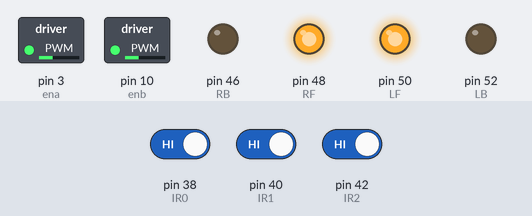
This sketch was run on a simulated Arduino Mega 2560, built with avr-gcc and run on an emulated ATmega2560. Parts: switched loads named in the sketch (green lamp = pin HIGH), output pins drawn as LEDs (lit = HIGH). Inputs (shaded band) come from the test bench; at power-on: pin 38 (IR0) HIGH, pin 40 (IR1) HIGH, pin 42 (IR2) HIGH.

Above: at 1.2 s.
1.3 s: pin 38 (IR0) driven LOW
At 2.5 s:
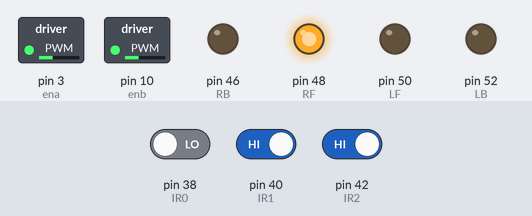
2.8 s: pin 38 (IR0) driven HIGH
At 3.7 s:
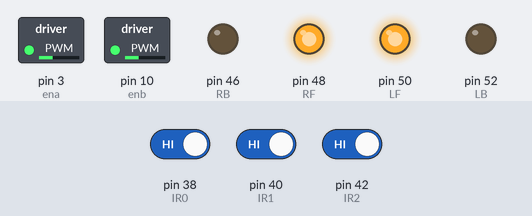
4.3 s: pin 40 (IR1) driven LOW
At 4.9 s:
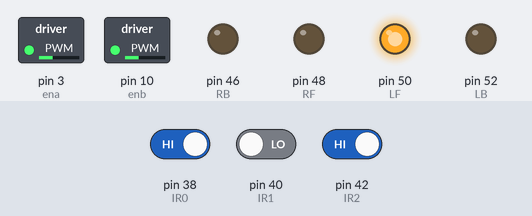
5.8 s: pin 40 (IR1) driven HIGH
At 7.2 s:
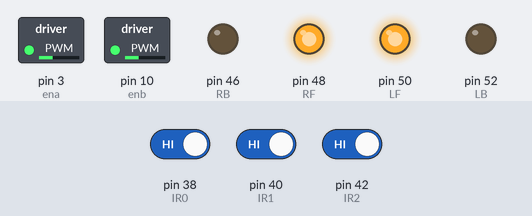
Timing chart, 0 to 8.3 s (numbered marks = the images above; inputs shaded):
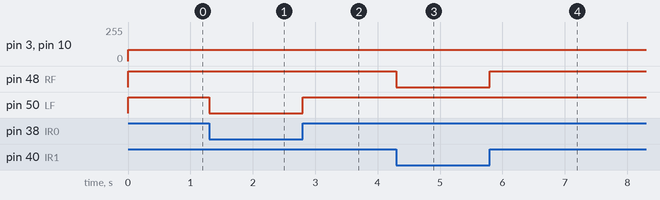

The sketch:

LFfinalcode.ino
```cpp
const int W = 0;
const int B = 1;
const int ena = 3;
const int enb =10;
const int motospeed =85;
//const int motospeed1 = 100;
int lastState=0;
//sensor pins
const int IR0 = 38;
const int IR1 = 40;
const int IR2 = 42;


//Motor control pins-

const int RB = 46 ; //right forward
const int RF = 48; // right backward
const int LF = 50; //left forward
const int LB = 52; //left backward

void forward(){
  digitalWrite(RF, HIGH);
  digitalWrite(RB, LOW);
  digitalWrite(LF, HIGH);
  digitalWrite(LB, LOW);
  //Serial.println("forword");
  }

void backward(){
  digitalWrite(RF, LOW);
  digitalWrite(RB, HIGH);
  digitalWrite(LF, LOW);
  digitalWrite(LB, HIGH);
  //0Serial.println("backward");
  }
void right(){
  digitalWrite(RF, LOW);
  digitalWrite(RB, LOW);
  digitalWrite(LF, HIGH);
  digitalWrite(LB, LOW);
  //Serial.println("right");
  }

  void left(){
  digitalWrite(RF, HIGH);
  digitalWrite(RB, LOW);
  digitalWrite(LF, LOW);
  digitalWrite(LB, LOW);
  //Serial.println("left");
  }

 void stop_motor(){
  digitalWrite(RF, LOW);
  digitalWrite(RB, LOW);
  digitalWrite(LF, LOW);
  digitalWrite(LB, LOW);
//  Serial.println("stop");
  }


void setup() {
      pinMode(RF,OUTPUT);
      pinMode(RB,OUTPUT);
      pinMode(LF,OUTPUT);
      pinMode(LB,OUTPUT);

      pinMode (ena,OUTPUT);
      pinMode (enb,OUTPUT);

      pinMode (IR0,INPUT);
      pinMode (IR1,INPUT);
      pinMode (IR2,INPUT);

      // initialize the serial communications:
      Serial.begin(9600);

}

void loop() {
       analogWrite (ena ,motospeed);
       analogWrite (enb ,motospeed);

      int S0 = digitalRead(IR0);
      int S1 = digitalRead(IR1);
      int S2 = digitalRead(IR2);

      // print the sensor values:

      //Conditions to drive line folower appropriately


         /* Serial.print (" s0 =  " ) ; Serial.print(S0);
           Serial.print (" s1 =  " ) ; Serial.print(S1);
           Serial.print (" s2 =  " ) ; Serial.print(S2);
           Serial.println() ;*/


         if(S0==W && S1==B && S2==W)
       {
        lastState=1;

        forward();


       }

          //left cases
         else if(S0==B && S1==W && S2==W)
         {
          lastState=2;

          right();

          }
          else if(S0==B && S1==B && S2==W)
         {
          lastState=2;

           right();


          }

          //right cases
         else if(S0==W && S1==W && S2==B)
         {
          lastState=3;

         left();

          }

         else if(S0==W && S1==B && S2==B)
         {
          lastState=3;

          left();

          }

             else if(S0==B && S1==B && S2==B)
            {
            forward();


            //stop_motor ();
            }
          else if(S0==W && S1==W && S2==W)
            {
            switch(lastState)
            {
              case 1:
              forward();

              break;

              case 2:
              right();

              break;

              case 3:
              left();


              break;
              default:
              stop_motor();
              break;
              }
            }


         else
         {
         right();

          }
     }
```

Measured:
- after the input at 1.3 s, pin 50 (LF): HIGH → LOW at once
- after the input at 2.8 s, pin 50 (LF): LOW → HIGH at once
- after the input at 4.3 s, pin 48 (RF): HIGH → LOW at once
- after the input at 5.8 s, pin 48 (RF): LOW → HIGH at once
